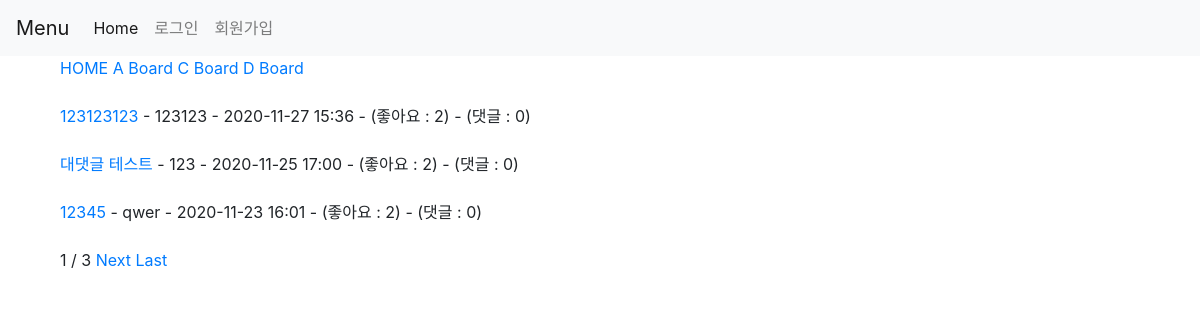
/board/2, run on an earlier commit of the app's database.
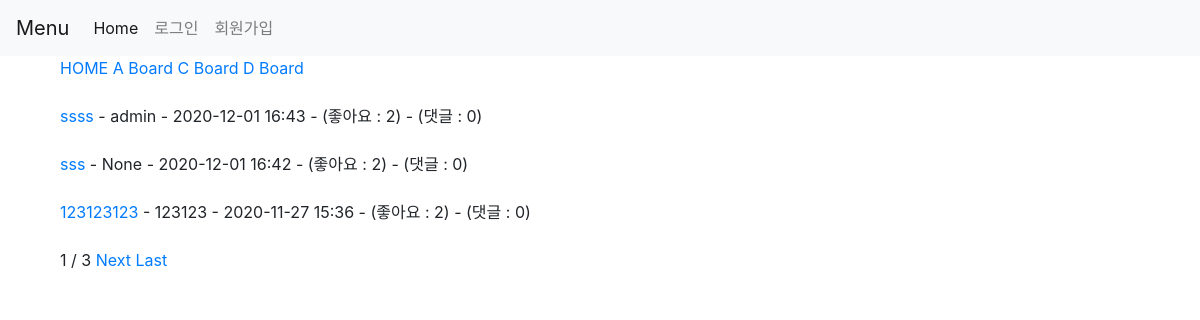
And on a later commit of the database.
### siteapp/models.py (models this page shows, shortened)
class Board(models.Model):
  title = models.CharField(max_length=20)

class Content(models.Model):
  title = models.CharField(max_length=20)
  body = models.TextField()
  date = models.DateTimeField(default=timezone.now)
  writer = models.ForeignKey('auth.User', on_delete=models.CASCADE, null=True)
  image = models.ImageField(upload_to="images/", null=True, blank=True)
  comment_count = models.PositiveIntegerField(default=0)
  like_count = models.PositiveIntegerField(default=0)
  board = models.ForeignKey(Board, on_delete = models.CASCADE, null=True)
  class Meta:
    ordering = ['-date',]

### siteapp/views.py (the view)
# urls.py: path('board/<int:board_id>',views.board, name="board"),
def board(request,board_id):
  contents = Content.objects.filter(board = board_id)
  paginator = Paginator(contents,3)
  page = request.GET.get('page')
  posts = paginator.get_page(page)
  boards = Board.objects.all()
  now_board = board_id
  return render(request,'board.html',{'posts':posts,'boards':boards,'now_board':now_board})

### siteapp/templates/board.html (shortened to what this page needs)
{% extends 'base.html' %}
{% block content %}
  <div class="container">
  <a href="{% url 'home' %}">HOME</a>
  {% for board in boards %}
    {% if board.id != now_board %}
      <a href="{% url 'board' board.id %}">{{board.title}}</a>
    {% endif %}
  {% endfor %}
  <br><br>
  {% for post in posts %}
    <a href="{% url 'detail' post.id %}">{{post.title}}</a>
    - {{post.writer}} - {{post.date | date:'Y-m-d H:i'}} - (좋아요 : {{post.like_count}})
    - (댓글 : {{post.comment_count}})
    <br><br>
  {% endfor %}
  <span>{{posts.number}} / {{posts.paginator.num_pages}}</span>
  {% if posts.has_next %}
    <a href="?page={{posts.next_page_number}}">Next</a>
    <a href="?page={{posts.paginator.num_pages}}">Last</a>
  {% endif %}
  </div>
{% endblock %}

What changed in the data, as far as the page shows it:
no longer on this page (row unchanged): Content: title "대댓글 테스트", writer "123", date "2020-11-25 17:00", like_count "2", comment_count "0"
no longer on this page (row unchanged): Content: title "12345", writer "qwer", date "2020-11-23 16:01", like_count "2", comment_count "0"
added Content: title "ssss", writer "admin", date "2020-12-01 16:43", like_count "2", comment_count "0"
added Content: title "sss", writer "None", date "2020-12-01 16:42", like_count "2", comment_count "0"
